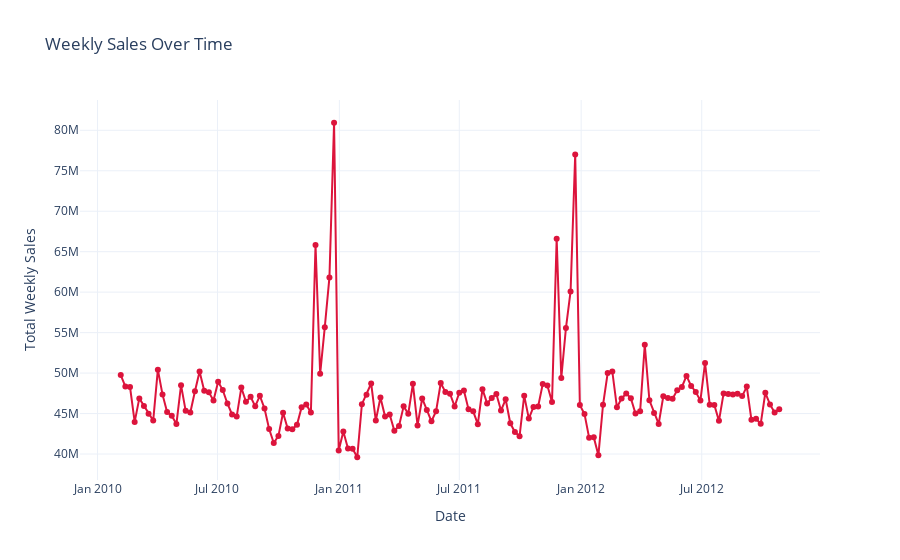

The notebook cell saved with this chart:
### Markdown cell above
# Deatiled Interactive Visualization For Better Understanding

### Code cell
import plotly.express as px

fig = px.line(
    classifi_d,
    x='Date',
    y='Weekly_Sales',
    title='Weekly Sales Over Time',
    markers=True,
    labels={'Weekly_Sales': 'Total Sales'}
)

fig.update_traces(line=dict(color='crimson', width=2))
fig.update_layout(
    xaxis_title='Date',
    yaxis_title='Total Weekly Sales',
    template='plotly_white'
)

fig.show()

### Figure 1 — Plotly figure (JSON) as saved in the notebook; plotly's stock layout.template omitted (floating-point values rounded to 4 significant figures; data arrays with more than 128 entries replaced by an {"elided": "..."} marker saying what was removed)
{"data": [{"hovertemplate": "Date=%{x}<br>Total Sales=%{y}<extra></extra>", "legendgroup": "", "line": {"color": "crimson", "dash": "solid", "width": 2}, "marker": {"symbol": "circle"}, "mode": "lines+markers", "name": "", "orientation": "v", "showlegend": false, "type": "scatter", "x": {"elided": "143 str values"}, "xaxis": "x", "y": {"elided": "143 int values"}, "yaxis": "y"}], "layout": {"legend": {"tracegroupgap": 0}, "title": {"text": "Weekly Sales Over Time"}, "xaxis": {"anchor": "y", "domain": [0, 1], "title": {"text": "Date"}}, "yaxis": {"anchor": "x", "domain": [0, 1], "title": {"text": "Total Weekly Sales"}}}}
